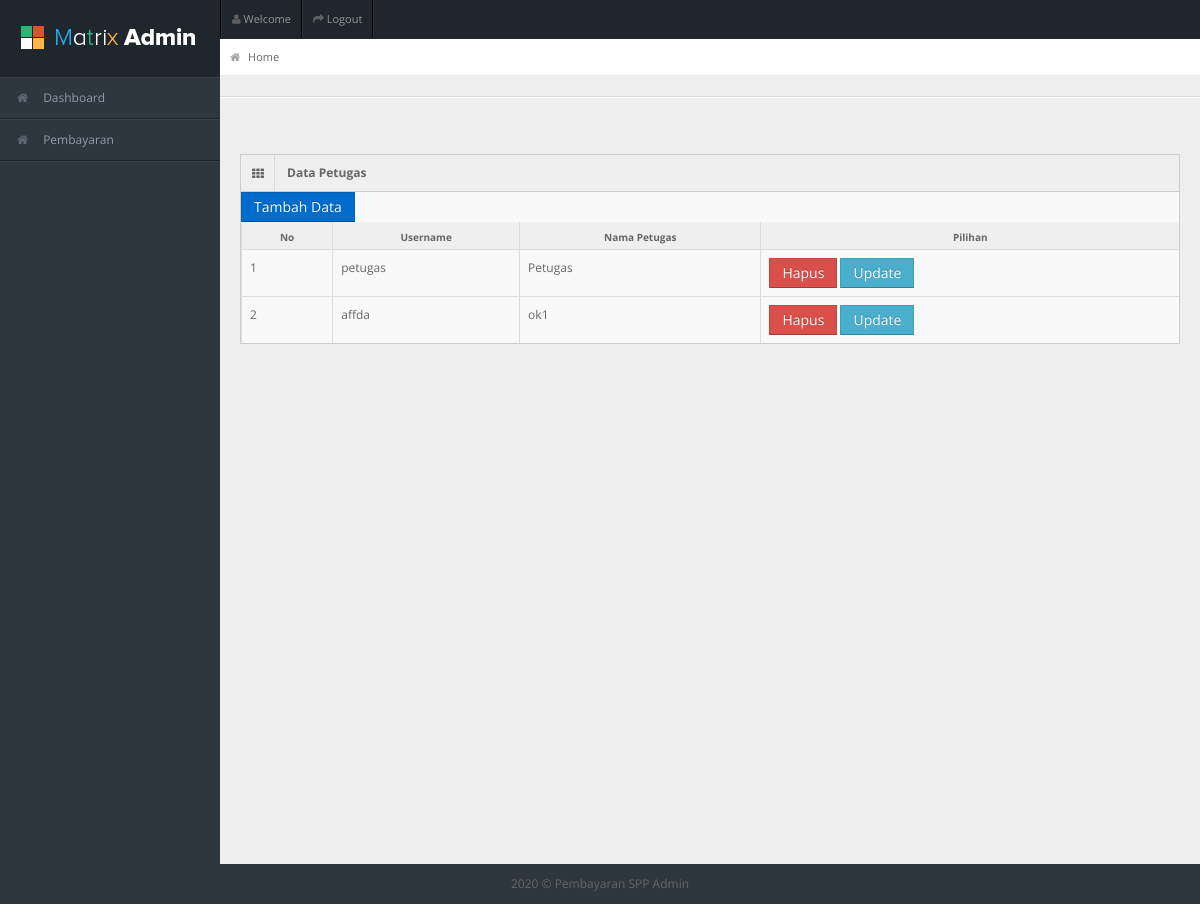
The page /admin/dataPetugas.php on the database its author committed.
### tables this page shows
CREATE TABLE `petugas` (
  `id_petugas` int(11) NOT NULL,
  `username` varchar(25) NOT NULL,
  `password` varchar(100) NOT NULL,
  `nama_petugas` varchar(35) NOT NULL,
  `level` enum('admin','petugas','siswa') NOT NULL
);

### include.php (called while the page is built, shortened)
<?php
$conn = mysqli_connect("localhost","root","","pembayaranspp");
function query($query){
	global $conn;
	$result = mysqli_query($conn,$query);
	$rows = [];
	while ($row = mysqli_fetch_assoc($result)) {
		$rows[] = $row;
	}
	return $rows;
}

### admin/dataPetugas.php (the view)
<?php
require '../include.php';
require 'layouts/header.php';
$petugas = query("SELECT * FROM petugas WHERE level = 'petugas'");
?>
<div id="content">
  <div id="content-header">
    <div id="breadcrumb"> <a href="index.php" title="Go to Home" class="tip-bottom"><i class="icon-home"></i> Home</a></div>
  </div>
  <hr/>
  <div class="container-fluid">
  	<div class="row-fluid">
  		<div class="span12">
  			<div class="widget-box">
          <div class="widget-title"> <span class="icon"> <i class="icon-th"></i> </span>
            <h5>Data Petugas</h5>
          </div>
          <div class="widget-content nopadding">
          	<a href="tambahDataPetugas.php" class="btn btn-primary mb-2">Tambah Data</a>
            <table class="table table-bordered table-striped">
			<thead>
					<tr>
						<th>No</th>
						<th>Username</th>
						<th>Nama Petugas</th>
						<th>Pilihan</th>
					</tr>
				</thead>
				<tbody>
					<?php $i=1; ?>
					<?php foreach($petugas as $p) : ?>
					<tr>
						<td><?php echo $i++;  ?></td>
						<td><?php echo $p["username"]; ?></td>
						<td><?php echo $p["nama_petugas"]; ?></td>
						<td>
							<a href="hapusPetugas.php?id=<?php echo $p["id_petugas"] ?>" onclick="confirm('Apakah anda yakin menghapus')" class="btn btn-danger">Hapus</a>
							<a href="updatePetugas.php?id=<?php echo $p["id_petugas"] ?>"  class="btn btn-info">Update</a>
						</td>
					</tr>
					<?php endforeach; ?>
				</tbody>
            </table>
          </div>
        </div>
  		</div>
  	</div>
  </div>
</div>
<?php require 'layouts/footer.php'; ?>

### admin/css/matrix-style.css (style rules this page uses)
* { outline:none !important; -moz-outline: none !important; }
html, body { height:100% }
body { overflow-x: hidden; margin-top: -10px; font-family: 'Open Sans', sans-serif; font-size:12px; color:#666; }
a { color:#666; }
select, textarea, input[type="text"], input[type="password"], input[type="datetime"], input[type="datetime-local"], input[type="date"], input[type="month"], input[type="time"], input[type="week"], input[type="number"], input[type="email"], input[type="url"], input[type="search"], input[type="tel"], input[type="color"], .uneditable-input, .label, .dropdown-menu, .btn, .well, .progress, .table-bordered, .btn-group > .btn:first-child, .btn-group > .btn:last-child, .btn-group > .btn:last-child, .btn-group > .dropdown-toggle, .alert { border-radius:0px; }
.btn, textarea, input[type="text"], input[type="password"], input[type="datetime"], input[type="datetime-local"], input[type="date"], input[type="month"], input[type="time"], input[type="week"], input[type="number"], input[type="email"], input[type="url"], input[type="search"], input[type="tel"], input[type="color"], .uneditable-input { box-shadow:none; }
.progress, .progress-success .bar, .progress .bar-success, .progress-warning .bar, .progress .bar-warning, .progress-danger .bar, .progress .bar-danger, .progress-info .bar, .progress .bar-info, .btn, .btn-primary { background-image:none; }
hr { border-top-color:#dadada; }
#content { background: none repeat scroll 0 0 #eeeeee; margin-left: 220px; margin-right: 0; padding-bottom: 25px; position: relative; min-height:100%; width: auto; }
#content-header { position: abslute; width: 100%; margin-top: -38px; z-index: 20; }
.container-fluid .row-fluid:first-child { margin-top: 20px; }
#breadcrumb { background-color: #fff; border-bottom: 1px solid #e3ebed; }
#breadcrumb a { padding: 8px 20px 8px 10px; display: inline-block; background-image: url('../img/breadcrumb.png'); background-position: center right; background-repeat: no-repeat; font-size: 11px; color: #666666; }
#breadcrumb a:last-child { background-image:none; }
#breadcrumb a i { margin-right: 5px; opacity: .6; }
.stat-boxes .peity_bar_good, .stat-boxes .peity_line_good, { color: #459D1C; }
.widget-box { background: none repeat scroll 0 0 #F9F9F9; border-left: 1px solid #CDCDCD; border-top: 1px solid #CDCDCD; border-right: 1px solid #CDCDCD; clear: both; margin-top: 16px; margin-bottom: 16px; position: relative; }
.widget-title, .modal-header, .table th, div.dataTables_wrapper .ui-widget-header { background:#efefef; border-bottom: 1px solid #CDCDCD; height: 36px; }
.widget-title span.icon { padding: 9px 10px 7px 11px; float: left; border-right:1px solid #dadada; }
.widget-title h5 { color: #666; float: left; font-size: 12px; font-weight: bold; padding: 12px; line-height: 12px; margin: 0; }
.widget-content { padding:15px; border-bottom: 1px solid #cdcdcd; }
.table th { height: auto; font-size: 10px; padding: 5px 10px 2px; border-bottom: 0; text-align: center; color: #666666; }
.nopadding { padding: 0 !important; }
.nopadding .table { margin-bottom: 0; }
.nopadding .table-bordered { border: 0; }

### admin/css/matrix-media.css (style rules this page uses)
body { background:#2E363F; }

### rows shown on the page
petugas: username "petugas", nama_petugas "Petugas"
petugas: username "affda", nama_petugas "ok1"
